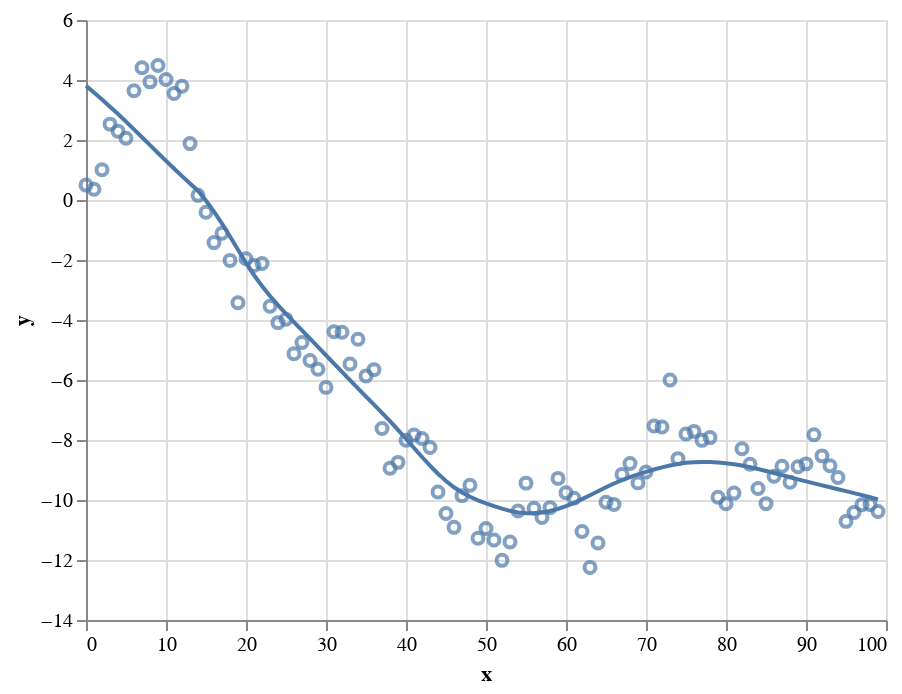

Notebook code cell kept with this figure:
### Code cell
np.random.seed(42)

df = pd.DataFrame({
    'x': range(100),
    'y': np.random.randn(100).cumsum()
})

chart = alt.Chart(df).mark_point().encode(
    x='x',
    y='y'
)

chart + chart.transform_loess('x', 'y').mark_line()

### Figure 1 — Vega-Lite specification as saved in the notebook (floating-point values rounded to 4 significant figures)
{"config": {"view": {"continuousWidth": 400, "continuousHeight": 300}}, "layer": [{"mark": "point", "encoding": {"x": {"type": "quantitative", "field": "x"}, "y": {"type": "quantitative", "field": "y"}}}, {"mark": "line", "encoding": {"x": {"type": "quantitative", "field": "x"}, "y": {"type": "quantitative", "field": "y"}}, "transform": [{"loess": "y", "on": "x"}]}], "data": {"name": "data-648e488ea776dcbaf68179d1cf730812"}, "$schema": "https://vega.github.io/schema/vega-lite/v4.8.1.json", "datasets": {"data-648e488ea776dcbaf68179d1cf730812": [{"x": 0, "y": 0.4967}, {"x": 1, "y": 0.3584}, {"x": 2, "y": 1.006}, {"x": 3, "y": 2.529}, {"x": 4, "y": 2.295}, {"x": 5, "y": 2.061}, {"x": 6, "y": 3.64}, {"x": 7, "y": 4.408}, {"x": 8, "y": 3.938}, {"x": 9, "y": 4.481}, {"x": 10, "y": 4.017}, {"x": 11, "y": 3.551}, {"x": 12, "y": 3.793}, {"x": 13, "y": 1.88}, {"x": 14, "y": 0.1552}, {"x": 15, "y": -0.4071}, {"x": 16, "y": -1.42}, {"x": 17, "y": -1.106}, {"x": 18, "y": -2.014}, {"x": 19, "y": -3.426}, {"x": 20, "y": -1.96}, {"x": 21, "y": -2.186}, {"x": 22, "y": -2.119}, {"x": 23, "y": -3.543}, {"x": 24, "y": -4.088}, {"x": 25, "y": -3.977}, {"x": 26, "y": -5.128}, {"x": 27, "y": -4.752}, {"x": 28, "y": -5.353}, {"x": 29, "y": -5.644}, {"x": 30, "y": -6.246}, {"x": 31, "y": -4.394}, {"x": 32, "y": -4.407}, {"x": 33, "y": -5.465}, {"x": 34, "y": -4.642}, {"x": 35, "y": -5.863}, {"x": 36, "y": -5.654}, {"x": 37, "y": -7.614}, {"x": 38, "y": -8.942}, {"x": 39, "y": -8.745}, {"x": 40, "y": -8.007}, {"x": 41, "y": -7.836}, {"x": 42, "y": -7.951}, {"x": 43, "y": -8.252}, {"x": 44, "y": -9.731}, {"x": 45, "y": -10.45}, {"x": 46, "y": -10.91}, {"x": 47, "y": -9.854}, {"x": 48, "y": -9.511}, {"x": 49, "y": -11.27}, {"x": 50, "y": -10.95}, {"x": 51, "y": -11.33}, {"x": 52, "y": -12.01}, {"x": 53, "y": -11.4}, {"x": 54, "y": -10.37}, {"x": 55, "y": -9.438}, {"x": 56, "y": -10.28}, {"x": 57, "y": -10.59}, {"x": 58, "y": -10.25}, {"x": 59, "y": -9.279}, {"x": 60, "y": -9.758}, {"x": 61, "y": -9.944}, {"x": 62, "y": -11.05}, {"x": 63, "y": -12.25}, {"x": 64, "y": -11.43}, {"x": 65, "y": -10.08}, {"x": 66, "y": -10.15}, {"x": 67, "y": -9.146}, {"x": 68, "y": -8.785}, {"x": 69, "y": -9.43}, {"x": 70, "y": -9.068}, {"x": 71, "y": -7.53}, {"x": 72, "y": -7.566}, {"x": 73, "y": -6.002}, {"x": 74, "y": -8.621}, {"x": 75, "y": -7.799}, {"x": 76, "y": -7.712}, {"x": 77, "y": -8.011}, {"x": 78, "y": -7.92}, {"x": 79, "y": -9.907}, {"x": 80, "y": -10.13}, {"x": 81, "y": -9.77}, {"x": 82, "y": -8.292}, {"x": 83, "y": -8.81}, {"x": 84, "y": -9.619}, {"x": 85, "y": -10.12}, {"x": 86, "y": -9.205}, {"x": 87, "y": -8.876}, {"x": 88, "y": -9.406}, {"x": 89, "y": -8.893}, {"x": 90, "y": -8.796}, {"x": 91, "y": -7.827}, {"x": 92, "y": -8.529}, {"x": 93, "y": -8.857}, {"x": 94, "y": -9.249}, {"x": 95, "y": -10.71}, {"x": 96, "y": -10.42}, {"x": 97, "y": -10.16}, {"x": 98, "y": -10.15}, {"x": 99, "y": -10.38}]}}
